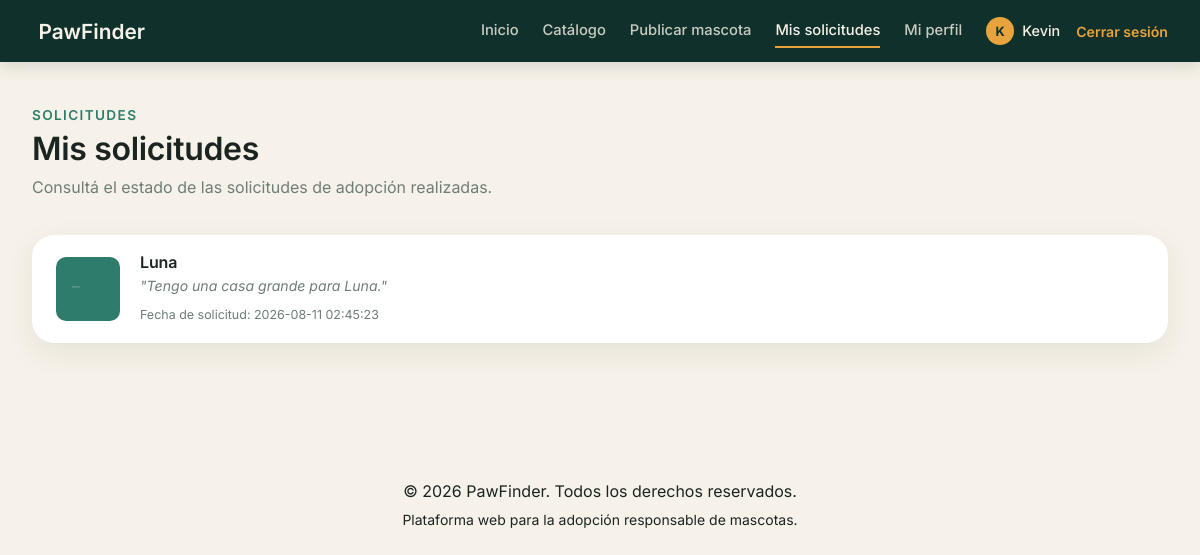
Screenshot of /mi_proyecto/app/controllers/SolicitudController.php?accion=mis_solicitudes (signed in) with the database file from the repository.
### tables this page shows
CREATE TABLE solicitudes (

    id_solicitud INT AUTO_INCREMENT PRIMARY KEY,
    mensaje TEXT NOT NULL,
    fecha DATETIME DEFAULT CURRENT_TIMESTAMP,
    estado VARCHAR(20) DEFAULT 'Pendiente',
    id_usuario INT NOT NULL,
    id_mascota INT NOT NULL,

    FOREIGN KEY (id_usuario)
    REFERENCES usuarios(id_usuario),

    FOREIGN KEY (id_mascota)
    REFERENCES mascotas(id_mascota)

);

CREATE TABLE mascotas (

    id_mascota INT AUTO_INCREMENT PRIMARY KEY,
    nombre VARCHAR(80) NOT NULL,
    especie VARCHAR(30) NOT NULL,
    raza VARCHAR(60),
    edad VARCHAR(30),
    sexo VARCHAR(20),
    tamano VARCHAR(20),
    ubicacion VARCHAR(60),
    descripcion TEXT,
    imagen VARCHAR(255),
    estado VARCHAR(20) DEFAULT 'Disponible',
    id_usuario INT NOT NULL,
    fecha_publicacion DATETIME DEFAULT CURRENT_TIMESTAMP,

    FOREIGN KEY (id_usuario)
    REFERENCES usuarios(id_usuario)

);

### mi_proyecto/app/models/Solicitud.php (called while the page is built, shortened)
<?php
require_once __DIR__ . '/../../config/database.php';
class Solicitud
{
    private $conexion;
    public function __construct()
    {
        $db = new Database();
        $this->conexion = $db->conectar();
    }
    public function obtenerPorUsuario($idUsuario)
    {
        $sql = "SELECT s.*, m.nombre AS mascota, m.imagen
                FROM solicitudes s
                INNER JOIN mascotas m ON s.id_mascota = m.id_mascota
                WHERE s.id_usuario = :id_usuario
                ORDER BY s.fecha DESC";
        $stmt = $this->conexion->prepare($sql);
        $stmt->bindParam(':id_usuario', $idUsuario, PDO::PARAM_INT);
        $stmt->execute();
        return $stmt->fetchAll(PDO::FETCH_ASSOC);
    }
}

### mi_proyecto/config/database.php (called while the page is built, shortened)
<?php
class Database
{
    private $host = "localhost";
    private $dbname = "pawfinder";
    private $usuario = "root";
    private $password = "";
    public function conectar()
    {
        $this->conexion = null;
        try {
            $this->conexion = new PDO(
                "mysql:host=" . $this->host . ";dbname=" . $this->dbname . ";charset=utf8mb4",
                $this->usuario,
                $this->password
            );
            $this->conexion->setAttribute(PDO::ATTR_ERRMODE, PDO::ERRMODE_EXCEPTION);
        } catch (PDOException $e) {
            echo "Error de conexión: " . $e->getMessage();
        }
        return $this->conexion;
    }
}

### mi_proyecto/app/views/solicitudes/mis_solicitudes.php (the view, shortened to what this page needs)
<?php
require_once __DIR__ . '/../layout/header.php';
require_once __DIR__ . '/../layout/menu.php';
$solicitudes = $solicitudes ?? [];
?>
<div class="page-wrapper">
    <div class="page-header">
        <div>
            <span class="eyebrow-dark">
                Solicitudes
            </span>
            <h1>
                Mis solicitudes
            </h1>
            <p class="page-subtitle">
                Consultá el estado de las solicitudes de adopción realizadas.
            </p>
        </div>
    </div>
    <div class="request-list">
        <?php foreach($solicitudes as $solicitud){ ?>
            <div class="request-card">
                <div class="request-card-img"
                    style="background-image:url('<?php echo $solicitud["imagen"]; ?>')">
                </div>
                <div class="request-card-body">
                    <h3>
                        <?php echo $solicitud["mascota"]; ?>
                    </h3>
                    <p class="request-msg">
                        "<?php echo $solicitud["mensaje"]; ?>"
                    </p>
                    <span class="request-date">
                        Fecha de solicitud:
                        <?php echo $solicitud["fecha"]; ?>
                    </span>
                </div>
                <div>
                    <?php
                    if($solicitud["estado"]=="Aprobada"){
                    ?>
                        <span class="pet-badge pet-badge-aprobada">
                        </span>
                    <?php
                    }
                    ?>
                </div>
            </div>
        <?php } ?>
    </div>
</div>
<?php require_once __DIR__ . '/../layout/footer.php'; ?>

### mi_proyecto/public/css/styles.css (style rules this page uses)
:root { --color-bg: #10312B; --color-surface: #F7F2E9; --color-primary: #2E7D6B; --color-primary-dark: #1F5C4E; --color-accent: #E8A33D; --color-ink: #1A2420; --color-muted: #6E7D75; --radius-lg: 22px; --radius-sm: 10px; --font-display: 'Inter', serif; --font-body: 'Inter', sans-serif; }
body { font-family: var(--font-body); color: var(--color-ink); background-color: var(--color-surface); margin: 0; }
h1, h2, h3, .display-text { font-family: var(--font-display); font-weight: 600; letter-spacing: -0.01em; }
.page-wrapper { max-width: 1200px; margin: 0 auto; padding: 2.5rem 2rem 4rem; }
.page-header { display: flex; justify-content: space-between; align-items: flex-end; flex-wrap: wrap; gap: 1rem; margin-bottom: 2.25rem; }
.eyebrow-dark { color: var(--color-primary); font-size: 0.85rem; font-weight: 600; text-transform: uppercase; letter-spacing: 0.1em; }
.page-header h1 { font-size: 2rem; margin: 0.25rem 0 0.4rem; }
.page-subtitle { color: var(--color-muted); margin: 0; }
.pet-badge { position: absolute; top: 0.7rem; right: 0.7rem; font-size: 0.72rem; font-weight: 700; padding: 0.25rem 0.65rem; border-radius: 999px; text-transform: uppercase; letter-spacing: 0.03em; }
.pet-badge-adoptada, .pet-badge-aprobada { background-color: rgba(232, 163, 61, 0.2); color: #8a5a11; }
.request-list { display: flex; flex-direction: column; gap: 1rem; }
.request-card { background: #fff; border-radius: var(--radius-lg); box-shadow: 0 10px 30px rgba(16, 49, 43, 0.08); padding: 1.1rem 1.5rem; display: flex; align-items: center; gap: 1.25rem; }
.request-card-img { width: 64px; height: 64px; border-radius: var(--radius-sm); background-size: cover; background-position: center; background-color: #E4DECF; flex-shrink: 0; }
.request-card-body { flex: 1; }
.request-card-body h3 { font-size: 1rem; margin: 0 0 0.2rem; }
.request-msg { color: var(--color-muted); font-size: 0.88rem; margin: 0 0 0.3rem; font-style: italic; }
.request-date { color: var(--color-muted); font-size: 0.78rem; }

### rows the page displays
solicitudes: id_mascota.imagen (placeholder picture), id_mascota.nombre "Luna", mensaje "Tengo una casa grande para Luna.", fecha "2026-08-11 02:45:23"

### other values shown
substr($nombreActual, 0, 1) "K"
$nombreActual "Kevin"
